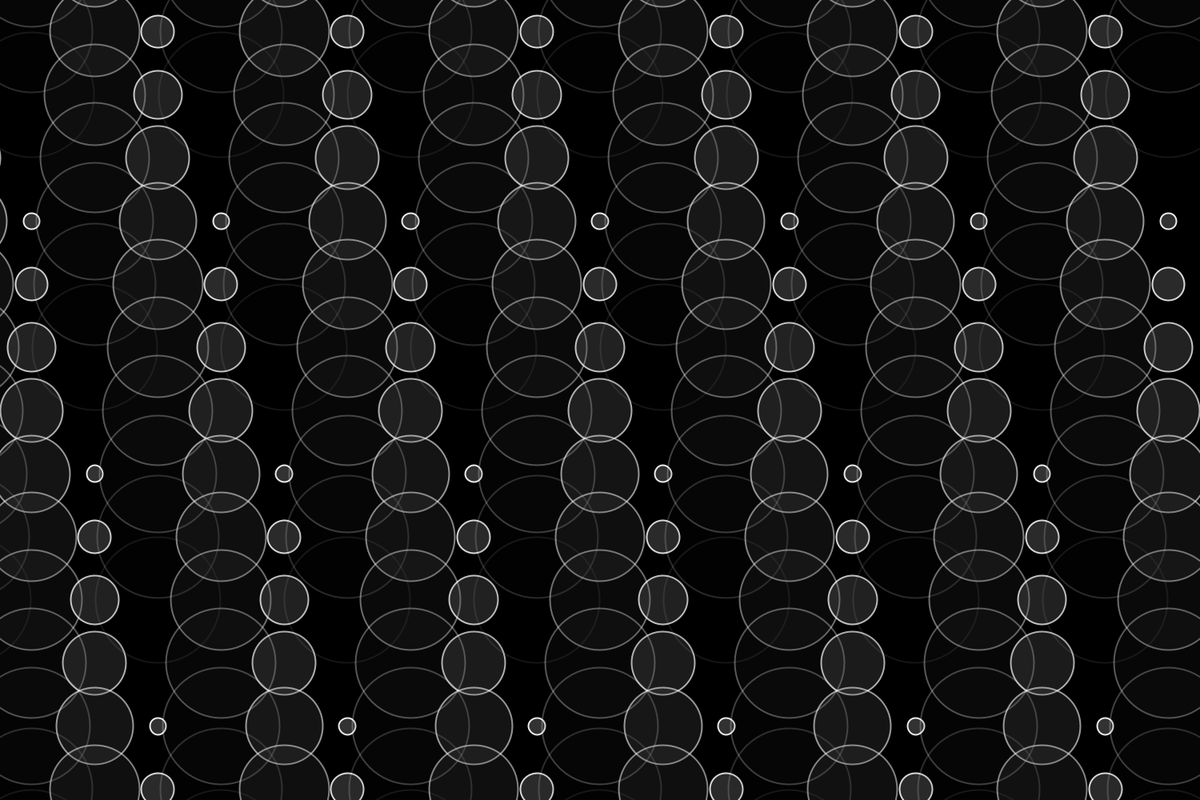
Frame 1 (no input)
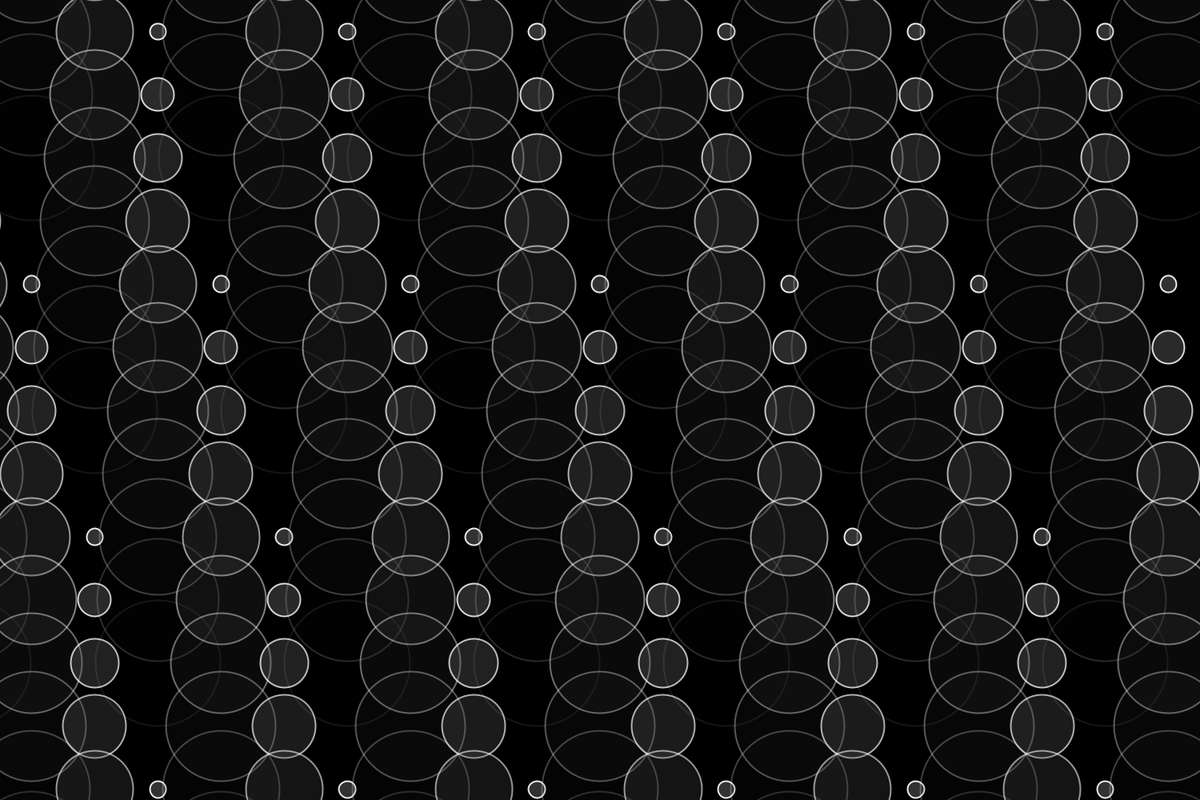
Frame 60 (the mouse pressed at the canvas centre just before this capture)
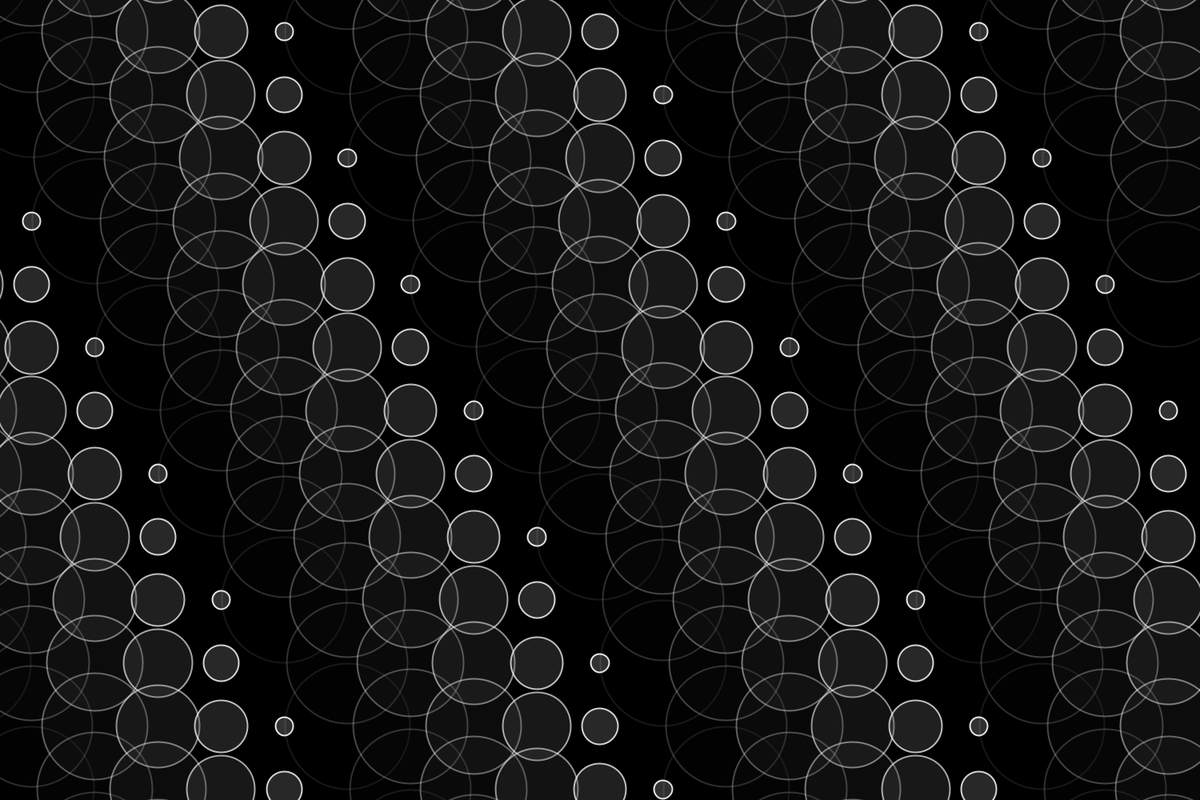
Frame 120 (the mouse held since frame 60 and released just before this capture)

The Processing sketch that drew these frames (run headless with seeded random() and noise(); from frame 60 on, the mouse is pressed at the canvas centre):

// Processing sketch: processing_153244
// ── processing_153244.pde

/*
 * Creative Coding
 * Week 2, 06 - Moving Patterns 2
 * by Indae Hwang and Jon McCormack
 * Copyright (c) 2014 Monash University
 *
 * Similar to the previous sketch, this sketch draws a grid of oscillating circles. Each circle has a "lifetime"
 * over which it grows and changes intensity and opacity. At the end of each lifetime the circle begins again.
 * Pressing the left and right arrow keys changes the lifetime of all the circles globally. Now modified to
 * include three other methods of doing this viz. using mousePressed, mouseDragged and mouseMoved
 */

// variable used to store the current frame rate value
int frame_rate_value;

void setup() {
  // make the display window the full size of the screen
//size(displayWidth,displayHeight);  //this causes an exception in javaScript mode
  size(1500,1000);  //This is OK in javaScript mode but then, none of the mouse functions work; only keyReleased works.
  frame_rate_value = 12;
  rectMode(CENTER);
  background(0);
}

void draw() {
  background(0);
  int num = 20;
  int margin = 0;
  float gutter = 0; //distance between each cell
  float cellsize = ( width - (2 * margin) - gutter * (num - 1) ) / (num - 1);

  int circleNumber = 0; // counter
  for (int i=0; i<num; i++) {
    for (int j=0; j<num; j++) {
      circleNumber = (i * num) + j; // different way to calculate the circle number from w2_04

      float tx = margin + cellsize * i + gutter * i;
      float ty = margin + cellsize * j + gutter * j;

      movingCircle(tx, ty, cellsize, circleNumber);
    }
  }
} //end of draw 

void movingCircle(float x, float y, float size, int offset) {

  float circlePeriod = (float)frame_rate_value;
  float circleAge = (float)((frameCount + offset) % (int)circlePeriod) / circlePeriod;

  float circleSize = size * 2.0 * sin(circleAge * HALF_PI);

  strokeWeight(2);
  stroke(255, lerp(255, 0, circleAge));
  fill(lerp(128, 0, circleAge), lerp(120, 0, circleAge));
  ellipse(x-size/2, y-size/2, circleSize, circleSize);
}

void keyReleased() {
  // right arrow -- increase frame_rate_value
  if (keyCode == RIGHT && frame_rate_value < 120) {
    frame_rate_value++;
  }
  // left arrow -- decrease frame_rate_value
  if ( keyCode == LEFT && frame_rate_value > 2) {
    frame_rate_value--;
  }
  // print the current value on the screen
  println("Using keyReleased, mouseX = " + mouseX + "  Current frame Rate is: " + frame_rate_value);
}


void  mousePressed() {
  if (mouseX >= displayWidth/2 && frame_rate_value < 120) {
    frame_rate_value++;
  } else if ( mouseX < displayWidth/2 && frame_rate_value > 2) {
    frame_rate_value--;
  }
  // print the current value on the screen
  println("Using mousePressed, mouseX = " + mouseX + "   Current frame Rate is: " + frame_rate_value);
}  //end of mousePressed

void mouseMoved( ) {  
  float m = map(mouseX,0, displayWidth, 2, 120);
  frame_rate_value = (int) m;
  println("Using mouseMoved, mouseX = " + mouseX + "   Current frame Rate is: " + frame_rate_value);
}  // end of mouseMoved


void mouseDragged( ) {  
  float m = map(mouseX,-20, displayWidth, 2, 120);
  frame_rate_value = (int) m;
  println("Using mouseDragged, mouseX = " + mouseX + "   Current frame Rate is: " + frame_rate_value);
}  // end of mouseDragged
